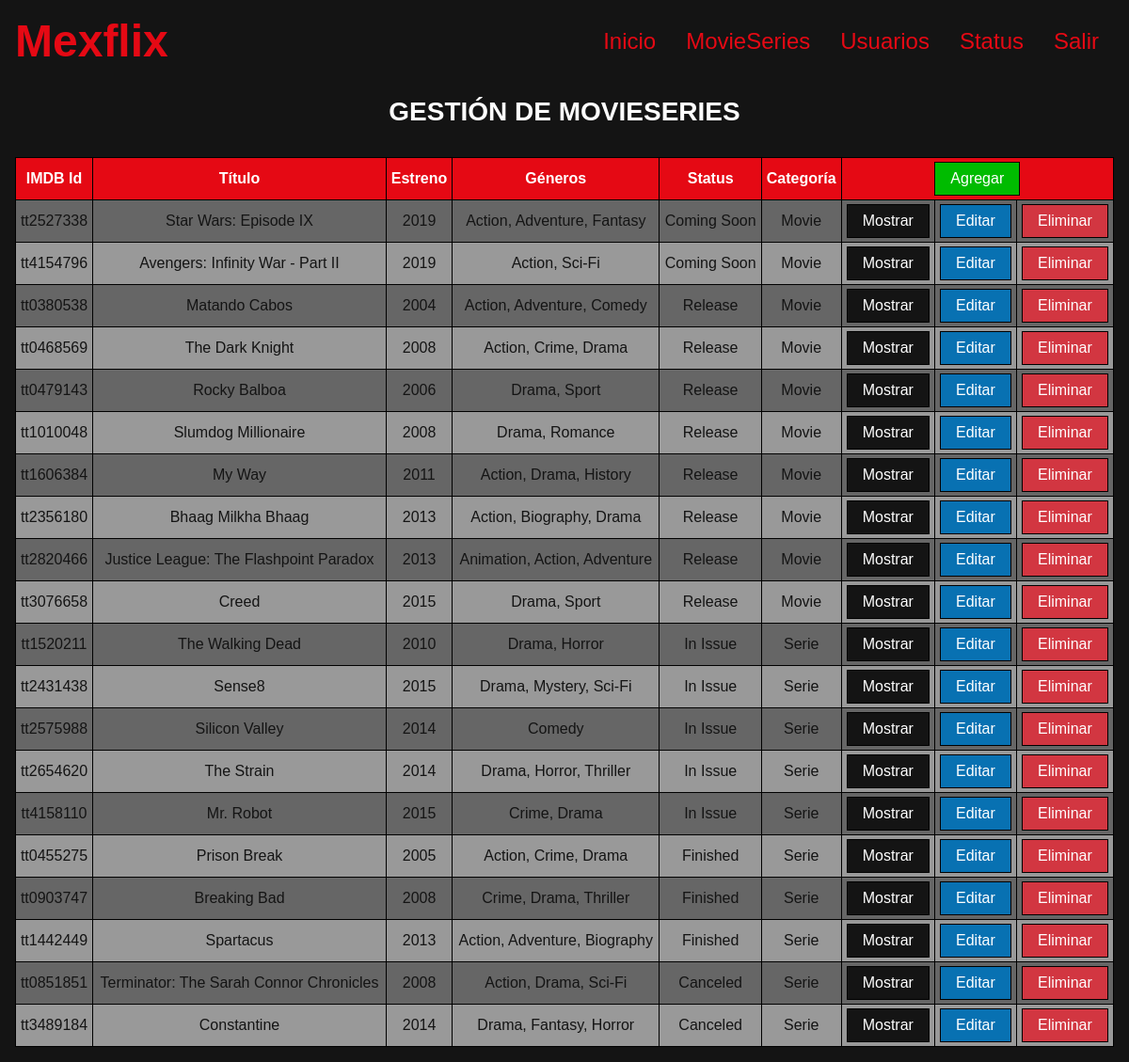
Page /movieseries (signed in) on the committed database.
### tables this page shows
CREATE TABLE movieseries(
	imdb_id CHAR(9) PRIMARY KEY,
	title VARCHAR(80) NOT NULL,
	plot TEXT,
	author VARCHAR(100) DEFAULT 'Pending',
	actors VARCHAR(100) DEFAULT 'Pending',
	country VARCHAR(30) DEFAULT 'Unknown',
	premiere YEAR(4) NOT NULL,
	poster VARCHAR(150) DEFAULT 'no-poster.jpg',
	trailer VARCHAR(150) DEFAULT 'no-trailer.jpg',
	rating DECIMAL(2,1),
	genres VARCHAR(50) NOT NULL,
	status INTEGER UNSIGNED NOT NULL,
	category ENUM('Movie', 'Serie') NOT NULL,
	FULLTEXT KEY search(title, author, actors, genres),
	FOREIGN KEY (status) REFERENCES status(status_id) 
		ON DELETE RESTRICT ON UPDATE CASCADE
);

CREATE TABLE status(
	status_id INTEGER UNSIGNED PRIMARY KEY AUTO_INCREMENT,
	status VARCHAR(20) NOT NULL
);

### controllers/ViewController.php (called while the page is built, shortened)
<?php
class ViewController {
	private static $view_path = './views/';
	public function load_view($view) {
		require_once( self::$view_path . 'header.php' );
		require_once( self::$view_path . $view . '.php' );
		require_once( self::$view_path . 'footer.php' );
	}
}

### index.php (called while the page is built, shortened)
<?php
require_once('./controllers/Autoload.php');
$route = isset($_GET['r']) ? $_GET['r'] : 'home';
$mexflix = new Router($route);

### controllers/Autoload.php (called while the page is built, shortened)
<?php
class Autoload
{
	public function __construct()
	{
		spl_autoload_register(function ($class_name){
			$models_path = './models/' . $class_name . '.php';
			$controllers_path = './controllers/' . $class_name . '.php';
		});
	}
}

### controllers/MovieSeriesController.php (called while the page is built, shortened)
<?php
class MovieSeriesController {
	private $model;
	public function __construct() {
		$this->model = new MovieSeriesModel();
	}
	public function get( $ms = '' ) {
		return $this->model->get($ms);
	}
}

### models/Model.php (called while the page is built, shortened)
<?php
abstract class Model {
	private static $db_host = 'localhost';
	private static $db_user = 'usuario';
	private static $db_pass = 'password';
	private static $db_name = 'mexflix';
	private static $db_charset = 'utf8';
	private $conn;
	protected $query;
	protected $rows = array();
	private function db_open() {
		$this->conn = new mysqli(
			self::$db_host,
			self::$db_user,
			self::$db_pass,
			self::$db_name
		);
		$this->conn->set_charset(self::$db_charset);
	}
	protected function get_query() {
		$result = $this->conn->query($this->query);
		while( $this->rows[] = $result->fetch_assoc() );
		return array_pop($this->rows);
	}
}

### models/MovieSeriesModel.php (called while the page is built, shortened)
<?php
class MovieSeriesModel extends Model {
	public function get( $ms = '' ) {
		$this->query = ($ms != '')
			?"SELECT ms.imdb_id, ms.title, ms.plot, ms.author, ms.actors, ms.country, ms.premiere, ms.poster, ms.trailer, ms.rating, ms.genres, ms.category, s.status FROM movieseries AS ms INNER JOIN status AS s ON ms.status = s.status_id WHERE ms.imdb_id = '$ms'"
			:"SELECT ms.imdb_id, ms.title, ms.plot, ms.author, ms.actors, ms.country, ms.premiere, ms.poster, ms.trailer, ms.rating, ms.genres, ms.category, s.status FROM movieseries AS ms INNER JOIN status AS s ON ms.status = s.status_id";
		$this->get_query();
		$data = array();
		foreach ($this->rows as $key => $value) {
			array_push($data, $value);
		}
		return $data;
	}
}

### views/movieseries.php (the view)
<?php
print('<h2 class="p1">GESTIÓN DE MOVIESERIES</h2>');
$ms_controller = new MovieSeriesController();
$ms = $ms_controller->get();
if( empty($ms) ) {
	print( '
		<div class="container">
			<p class="item  error">No hay MovieSeries</p>
		</div>
	');
} else {
	$template_ms = '
	<div class="item">
		<table>
			<tr>
				<th>IMDB Id</th>
				<th>Título</th>
				<th>Estreno</th>
				<th>Géneros</th>
				<th>Status</th>
				<th>Categoría</th>
				<th colspan="3">
					<form method="POST">
						<input type="hidden" name="r" value="movieserie-add">
						<input class="button  add" type="submit" value="Agregar">
					</form>
				</th>
			</tr>';
	for ($n=0; $n < count($ms); $n++) {
		$template_ms .= '
			<tr>
				<td>' . $ms[$n]['imdb_id'] . '</td>
				<td>' . $ms[$n]['title'] . '</td>
				<td>' . $ms[$n]['premiere'] . '</td>
				<td>' . $ms[$n]['genres'] . '</td>
				<td>' . $ms[$n]['status'] . '</td>
				<td>' . $ms[$n]['category'] . '</td>
				<td>
					<form method="POST">
						<input type="hidden" name="r" value="movieserie-show">
						<input type="hidden" name="imdb_id" value="' . $ms[$n]['imdb_id'] . '">
						<input class="button  show" type="submit" value="Mostrar">
					</form>
				</td>
				<td>
					<form method="POST">
						<input type="hidden" name="r" value="movieserie-edit">
						<input type="hidden" name="imdb_id" value="' . $ms[$n]['imdb_id'] . '">
						<input class="button  edit" type="submit" value="Editar">
					</form>
				</td>
				<td>
					<form method="POST">
						<input type="hidden" name="r" value="movieserie-delete">
						<input type="hidden" name="imdb_id" value="' . $ms[$n]['imdb_id'] . '">
						<input class="button  delete" type="submit" value="Eliminar">
					</form>
				</td>
			</tr>
		';
	}
	$template_ms .= '
		</table>
	</div>
	';
	print($template_ms);
}

### controllers/Router.php (shortened to what this page needs)
<?php
class Router {
	public function __construct($route) {
		if($_SESSION['ok']) {
			$this->route = isset($_GET['r']) ? $_GET['r'] : 'home';
			$controller = new ViewController();
			switch ($this->route) {
				case 'movieseries':
					if( !isset( $_POST['r'] ) )  $controller->load_view('movieseries');
					break;
			}
		}
	}
}

### views/header.php
<?php
print('
<!DOCTYPE html>
<html lang="es">
<head>
	<meta name="viewport" content="width=device-width, initial-scale=1">
	<meta charset="UTF-8">
	<title>Mexflix</title>
	<meta name="description" content="Bienvenid@s a Mexflix tus películas y series favoritas">
	<link rel="shortcut icon" type="image/png" href="./public/img/favicon.png">
	<link rel="stylesheet" href="./public/css/responsimple.min.css">
	<link rel="stylesheet" href="./public/css/mexflix.css">
</head>
<body>
	<header class="container  center  header">
		<div class="item  i-b  v-middle  ph12  lg2  lg-left">
			<h1 class="logo">Mexflix</h1>
		</div>
');
if($_SESSION['ok'])
{
	print('
		<nav class="item  i-b  v-middle  ph12  lg10  lg-right  menu">
			<ul class="container">
				<li class="nobullet  item  inline"><a href="./">Inicio</a></li>
				<li class="nobullet  item  inline"><a href="movieseries">MovieSeries</a></li>
				<li class="nobullet  item  inline"><a href="usuarios">Usuarios</a></li>
				<li class="nobullet  item  inline"><a href="status">Status</a></li>
				<li class="nobullet  item  inline"><a href="salir">Salir</a></li>
			</ul>
		</nav>
	');
}
print('
	</header>
	<main class="container  center  main">
');

### views/footer.php
<?php
print('
	</main>
	<script src="./public/js/mexflix.js"></script>
</body>
</html>
');

### public/css/mexflix.css (style rules this page uses)
html { background-color: #141414; color: #FFF; }
input, textarea, select { color: #141414; }
table { width:100%; color: #141414; }
table td, table th { padding: .25rem; }
table tr:first-child { background-color: #E50914; color: #FFF; }
table tr:nth-child(even) { background-color: #666; }
table tr:nth-child(odd):not(:first-child) { background-color: #999; }
.logo { font-size: 3rem; color: #E50914; }
.menu a { font-size: 1.5rem; text-decoration: none; color: #E50914; }
.button { padding: .5rem 1rem; background-color: #E50914; color: #FFF; cursor: pointer; }
.add { background-color: #0B0; }
.edit { background-color: #0871B2; }
.delete { background-color: #D23641; }
.show { background-color: #141414; }

### rows in the picture
movieseries: imdb_id "tt2527338", title "Star Wars: Episode IX", premiere "2019", genres "Action, Adventure, Fantasy", status.status "Coming Soon", category "Movie"
movieseries: imdb_id "tt4154796", title "Avengers: Infinity War - Part II", premiere "2019", genres "Action, Sci-Fi", status.status "Coming Soon", category "Movie"
movieseries: imdb_id "tt0380538", title "Matando Cabos", premiere "2004", genres "Action, Adventure, Comedy", status.status "Release", category "Movie"
movieseries: imdb_id "tt0468569", title "The Dark Knight", premiere "2008", genres "Action, Crime, Drama", status.status "Release", category "Movie"
movieseries: imdb_id "tt0479143", title "Rocky Balboa", premiere "2006", genres "Drama, Sport", status.status "Release", category "Movie"
movieseries: imdb_id "tt1010048", title "Slumdog Millionaire", premiere "2008", genres "Drama, Romance", status.status "Release", category "Movie"
movieseries: imdb_id "tt1606384", title "My Way", premiere "2011", genres "Action, Drama, History", status.status "Release", category "Movie"
movieseries: imdb_id "tt2356180", title "Bhaag Milkha Bhaag", premiere "2013", genres "Action, Biography, Drama", status.status "Release", category "Movie"
movieseries: imdb_id "tt2820466", title "Justice League: The Flashpoint Paradox", premiere "2013", genres "Animation, Action, Adventure", status.status "Release", category "Movie"
movieseries: imdb_id "tt3076658", title "Creed", premiere "2015", genres "Drama, Sport", status.status "Release", category "Movie"
movieseries: imdb_id "tt1520211", title "The Walking Dead", premiere "2010", genres "Drama, Horror", status.status "In Issue", category "Serie"
movieseries: imdb_id "tt2431438", title "Sense8", premiere "2015", genres "Drama, Mystery, Sci-Fi", status.status "In Issue", category "Serie"
movieseries: imdb_id "tt2575988", title "Silicon Valley", premiere "2014", genres "Comedy", status.status "In Issue", category "Serie"
movieseries: imdb_id "tt2654620", title "The Strain", premiere "2014", genres "Drama, Horror, Thriller", status.status "In Issue", category "Serie"
movieseries: imdb_id "tt4158110", title "Mr. Robot", premiere "2015", genres "Crime, Drama", status.status "In Issue", category "Serie"
movieseries: imdb_id "tt0455275", title "Prison Break", premiere "2005", genres "Action, Crime, Drama", status.status "Finished", category "Serie"
movieseries: imdb_id "tt0903747", title "Breaking Bad", premiere "2008", genres "Crime, Drama, Thriller", status.status "Finished", category "Serie"
movieseries: imdb_id "tt1442449", title "Spartacus", premiere "2013", genres "Action, Adventure, Biography", status.status "Finished", category "Serie"
movieseries: imdb_id "tt0851851", title "Terminator: The Sarah Connor Chronicles", premiere "2008", genres "Action, Drama, Sci-Fi", status.status "Canceled", category "Serie"
movieseries: imdb_id "tt3489184", title "Constantine", premiere "2014", genres "Drama, Fantasy, Horror", status.status "Canceled", category "Serie"
